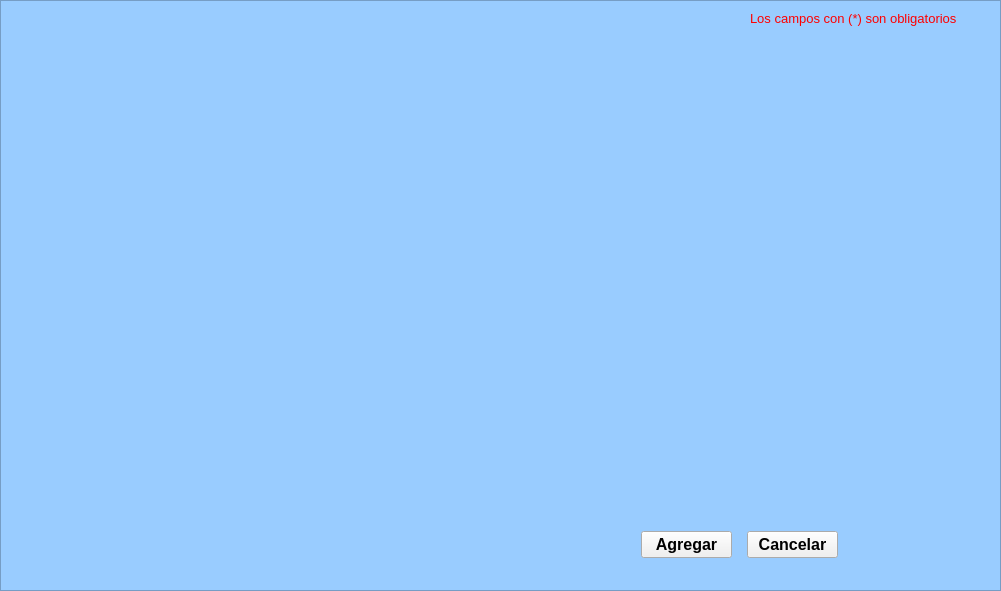
    <widget class="QFrame" name="frame_agregar">
     <property name="geometry">
      <rect>
       <x>-1</x>
       <y>-1</y>
       <width>1001</width>
       <height>591</height>
      </rect>
     </property>
     <property name="styleSheet">
      <string notr="true">QFrame{background-color:rgb(153,204,255)}</string>
     </property>
     <property name="frameShape">
      <enum>QFrame::StyledPanel</enum>
     </property>
     <property name="frameShadow">
      <enum>QFrame::Raised</enum>
     </property>
     <widget class="QLabel" name="label_2">
      <property name="geometry">
       <rect>
        <x>750</x>
        <y>10</y>
        <width>221</width>
        <height>16</height>
       </rect>
      </property>
      <property name="font">
       <font>
        <pointsize>10</pointsize>
       </font>
      </property>
      <property name="styleSheet">
       <string notr="true">QLabel{color: rgb(255, 0, 0)}</string>
      </property>
      <property name="text">
       <string>Los campos con (*) son obligatorios</string>
      </property>
     </widget>
     <widget class="QPushButton" name="BotonCancelar">
      <property name="geometry">
       <rect>
        <x>747</x>
        <y>531</y>
        <width>91</width>
        <height>27</height>
       </rect>
      </property>
      <property name="maximumSize">
       <size>
        <width>200</width>
        <height>30</height>
       </size>
      </property>
      <property name="palette">
       <palette>
        <active>
         <colorrole role="WindowText">
          <brush brushstyle="SolidPattern">
           <color alpha="255">
            <red>0</red>
            <green>0</green>
            <blue>0</blue>
           </color>
          </brush>
         </colorrole>
         <colorrole role="Button">
          <brush brushstyle="SolidPattern">
           <color alpha="255">
            <red>240</red>
            <green>240</green>
            <blue>240</blue>
           </color>
          </brush>
         </colorrole>
         <colorrole role="Light">
          <brush brushstyle="SolidPattern">
           <color alpha="255">
            <red>255</red>
            <green>255</green>
            <blue>255</blue>
           </color>
          </brush>
         </colorrole>
         <colorrole role="Midlight">
          <brush brushstyle="SolidPattern">
           <color alpha="255">
            <red>247</red>
            <green>247</green>
            <blue>247</blue>
           </color>
          </brush>
         </colorrole>
         <colorrole role="Dark">
          <brush brushstyle="SolidPattern">
           <color alpha="255">
            <red>120</red>
            <green>120</green>
            <blue>120</blue>
           </color>
          </brush>
         </colorrole>
         <colorrole role="Mid">
          <brush brushstyle="SolidPattern">
           <color alpha="255">
            <red>160</red>
            <green>160</green>
            <blue>160</blue>
           </color>
          </brush>
         </colorrole>
         <colorrole role="Text">
          <brush brushstyle="SolidPattern">
           <color alpha="255">
            <red>0</red>
            <green>0</green>
            <blue>0</blue>
           </color>
          </brush>
         </colorrole>
         <colorrole role="BrightText">
          <brush brushstyle="SolidPattern">
           <color alpha="255">
            <red>255</red>
            <green>255</green>
            <blue>255</blue>
           </color>
          </brush>
         </colorrole>
         <colorrole role="ButtonText">
          <brush brushstyle="SolidPattern">
           <color alpha="255">
            <red>0</red>
            <green>0</green>
            <blue>0</blue>
           </color>
          </brush>
         </colorrole>
         <colorrole role="Base">
          <brush brushstyle="SolidPattern">
           <color alpha="255">
            <red>255</red>
            <green>255</green>
            <blue>255</blue>
           </color>
          </brush>
         </colorrole>
         <colorrole role="Window">
          <brush brushstyle="SolidPattern">
           <color alpha="255">
            <red>240</red>
            <green>240</green>
            <blue>240</blue>
           </color>
          </brush>
         </colorrole>
         <colorrole role="Shadow">
          <brush brushstyle="SolidPattern">
           <color alpha="255">
            <red>0</red>
            <green>0</green>
            <blue>0</blue>
           </color>
          </brush>
         </colorrole>
         <colorrole role="AlternateBase">
          <brush brushstyle="SolidPattern">
           <color alpha="255">
            <red>247</red>
            <green>247</green>
            <blue>247</blue>
           </color>
          </brush>
         </colorrole>
         <colorrole role="ToolTipBase">
          <brush brushstyle="SolidPattern">
           <color alpha="255">
            <red>255</red>
            <green>255</green>
            <blue>220</blue>
           </color>
          </brush>
         </colorrole>
         <colorrole role="ToolTipText">
          <brush brushstyle="SolidPattern">
           <color alpha="255">
            <red>0</red>
            <green>0</green>
            <blue>0</blue>
           </color>
          </brush>
         </colorrole>
        </active>
        <inactive>
         <colorrole role="WindowText">
          <brush brushstyle="SolidPattern">
           <color alpha="255">
            <red>0</red>
            <green>0</green>
            <blue>0</blue>
           </color>
          </brush>
         </colorrole>
         <colorrole role="Button">
          <brush brushstyle="SolidPattern">
           <color alpha="255">
            <red>240</red>
            <green>240</green>
            <blue>240</blue>
           </color>
          </brush>
         </colorrole>
         <colorrole role="Light">
          <brush brushstyle="SolidPattern">
           <color alpha="255">
            <red>255</red>
            <green>255</green>
            <blue>255</blue>
           </color>
          </brush>
         </colorrole>
         <colorrole role="Midlight">
          <brush brushstyle="SolidPattern">
           <color alpha="255">
            <red>247</red>
            <green>247</green>
            <blue>247</blue>
           </color>
          </brush>
         </colorrole>
         <colorrole role="Dark">
          <brush brushstyle="SolidPattern">
           <color alpha="255">
            <red>120</red>
            <green>120</green>
            <blue>120</blue>
           </color>
          </brush>
         </colorrole>
         <colorrole role="Mid">
          <brush brushstyle="SolidPattern">
           <color alpha="255">
            <red>160</red>
            <green>160</green>
            <blue>160</blue>
           </color>
          </brush>
         </colorrole>
         <colorrole role="Text">
          <brush brushstyle="SolidPattern">
           <color alpha="255">
            <red>0</red>
            <green>0</green>
            <blue>0</blue>
           </color>
          </brush>
         </colorrole>
         <colorrole role="BrightText">
          <brush brushstyle="SolidPattern">
           <color alpha="255">
            <red>255</red>
            <green>255</green>
            <blue>255</blue>
           </color>
          </brush>
         </colorrole>
         <colorrole role="ButtonText">
          <brush brushstyle="SolidPattern">
           <color alpha="255">
            <red>0</red>
            <green>0</green>
            <blue>0</blue>
           </color>
          </brush>
         </colorrole>
         <colorrole role="Base">
          <brush brushstyle="SolidPattern">
           <color alpha="255">
            <red>255</red>
            <green>255</green>
            <blue>255</blue>
           </color>
          </brush>
         </colorrole>
         <colorrole role="Window">
          <brush brushstyle="SolidPattern">
           <color alpha="255">
            <red>240</red>
            <green>240</green>
            <blue>240</blue>
           </color>
          </brush>
         </colorrole>
         <colorrole role="Shadow">
          <brush brushstyle="SolidPattern">
           <color alpha="255">
            <red>0</red>
            <green>0</green>
            <blue>0</blue>
           </color>
          </brush>
         </colorrole>
         <colorrole role="AlternateBase">
          <brush brushstyle="SolidPattern">
           <color alpha="255">
            <red>247</red>
            <green>247</green>
            <blue>247</blue>
           </color>
          </brush>
         </colorrole>
         <colorrole role="ToolTipBase">
          <brush brushstyle="SolidPattern">
           <color alpha="255">
            <red>255</red>
            <green>255</green>
            <blue>220</blue>
           </color>
          </brush>
         </colorrole>
         <colorrole role="ToolTipText">
          <brush brushstyle="SolidPattern">
           <color alpha="255">
            <red>0</red>
            <green>0</green>
            <blue>0</blue>
           </color>
          </brush>
         </colorrole>
        </inactive>
        <disabled>
         <colorrole role="WindowText">
          <brush brushstyle="SolidPattern">
           <color alpha="255">
            <red>120</red>
            <green>120</green>
            <blue>120</blue>
           </color>
          </brush>
         </colorrole>
         <colorrole role="Button">
          <brush brushstyle="SolidPattern">
           <color alpha="255">
            <red>240</red>
            <green>240</green>
            <blue>240</blue>
           </color>
          </brush>
         </colorrole>
         <colorrole role="Light">
          <brush brushstyle="SolidPattern">
           <color alpha="255">
            <red>255</red>
            <green>255</green>
            <blue>255</blue>
           </color>
          </brush>
         </colorrole>
         <colorrole role="Midlight">
          <brush brushstyle="SolidPattern">
           <color alpha="255">
            <red>247</red>
            <green>247</green>
            <blue>247</blue>
           </color>
          </brush>
         </colorrole>
         <colorrole role="Dark">
          <brush brushstyle="SolidPattern">
           <color alpha="255">
            <red>120</red>
            <green>120</green>
            <blue>120</blue>
           </color>
          </brush>
         </colorrole>
         <colorrole role="Mid">
          <brush brushstyle="SolidPattern">
           <color alpha="255">
            <red>160</red>
            <green>160</green>
            <blue>160</blue>
           </color>
          </brush>
         </colorrole>
         <colorrole role="Text">
          <brush brushstyle="SolidPattern">
           <color alpha="255">
            <red>120</red>
            <green>120</green>
            <blue>120</blue>
           </color>
          </brush>
         </colorrole>
         <colorrole role="BrightText">
          <brush brushstyle="SolidPattern">
           <color alpha="255">
            <red>255</red>
            <green>255</green>
            <blue>255</blue>
           </color>
          </brush>
         </colorrole>
         <colorrole role="ButtonText">
          <brush brushstyle="SolidPattern">
           <color alpha="255">
            <red>120</red>
            <green>120</green>
            <blue>120</blue>
           </color>
          </brush>
         </colorrole>
         <colorrole role="Base">
          <brush brushstyle="SolidPattern">
           <color alpha="255">
            <red>240</red>
            <green>240</green>
            <blue>240</blue>
           </color>
          </brush>
         </colorrole>
         <colorrole role="Window">
          <brush brushstyle="SolidPattern">
           <color alpha="255">
            <red>240</red>
            <green>240</green>
            <blue>240</blue>
           </color>
          </brush>
         </colorrole>
         <colorrole role="Shadow">
          <brush brushstyle="SolidPattern">
           <color alpha="255">
            <red>0</red>
            <green>0</green>
            <blue>0</blue>
           </color>
          </brush>
         </colorrole>
         <colorrole role="AlternateBase">
          <brush brushstyle="SolidPattern">
           <color alpha="255">
            <red>240</red>
            <green>240</green>
            <blue>240</blue>
           </color>
          </brush>
         </colorrole>
         <colorrole role="ToolTipBase">
          <brush brushstyle="SolidPattern">
           <color alpha="255">
            <red>255</red>
            <green>255</green>
            <blue>220</blue>
           </color>
          </brush>
         </colorrole>
         <colorrole role="ToolTipText">
          <brush brushstyle="SolidPattern">
           <color alpha="255">
            <red>0</red>
            <green>0</green>
            <blue>0</blue>
           </color>
          </brush>
         </colorrole>
        </disabled>
       </palette>
      </property>
      <property name="font">
       <font>
        <pointsize>12</pointsize>
        <weight>75</weight>
        <bold>true</bold>
       </font>
      </property>
      <property name="text">
       <string>Cancelar</string>
      </property>
     </widget>
     <widget class="QPushButton" name="BotonAgregar">
      <property name="geometry">
       <rect>
        <x>641</x>
        <y>531</y>
        <width>91</width>
        <height>27</height>
       </rect>
      </property>
      <property name="maximumSize">
       <size>
        <width>200</width>
        <height>30</height>
       </size>
      </property>
      <property name="palette">
       <palette>
        <active>
         <colorrole role="WindowText">
          <brush brushstyle="SolidPattern">
           <color alpha="255">
            <red>0</red>
            <green>0</green>
            <blue>0</blue>
           </color>
          </brush>
         </colorrole>
         <colorrole role="Button">
          <brush brushstyle="SolidPattern">
           <color alpha="255">
            <red>240</red>
            <green>240</green>
            <blue>240</blue>
           </color>
          </brush>
         </colorrole>
         <colorrole role="Light">
          <brush brushstyle="SolidPattern">
           <color alpha="255">
            <red>255</red>
            <green>255</green>
            <blue>255</blue>
           </color>
          </brush>
         </colorrole>
         <colorrole role="Midlight">
          <brush brushstyle="SolidPattern">
           <color alpha="255">
            <red>247</red>
            <green>247</green>
            <blue>247</blue>
           </color>
          </brush>
         </colorrole>
         <colorrole role="Dark">
          <brush brushstyle="SolidPattern">
           <color alpha="255">
            <red>120</red>
            <green>120</green>
            <blue>120</blue>
           </color>
          </brush>
         </colorrole>
         <colorrole role="Mid">
          <brush brushstyle="SolidPattern">
           <color alpha="255">
            <red>160</red>
            <green>160</green>
            <blue>160</blue>
           </color>
          </brush>
         </colorrole>
         <colorrole role="Text">
          <brush brushstyle="SolidPattern">
           <color alpha="255">
            <red>0</red>
            <green>0</green>
            <blue>0</blue>
           </color>
          </brush>
         </colorrole>
         <colorrole role="BrightText">
          <brush brushstyle="SolidPattern">
           <color alpha="255">
            <red>255</red>
            <green>255</green>
            <blue>255</blue>
           </color>
          </brush>
         </colorrole>
         <colorrole role="ButtonText">
          <brush brushstyle="SolidPattern">
           <color alpha="255">
            <red>0</red>
            <green>0</green>
            <blue>0</blue>
           </color>
          </brush>
         </colorrole>
         <colorrole role="Base">
          <brush brushstyle="SolidPattern">
           <color alpha="255">
            <red>255</red>
            <green>255</green>
            <blue>255</blue>
           </color>
          </brush>
         </colorrole>
         <colorrole role="Window">
          <brush brushstyle="SolidPattern">
           <color alpha="255">
            <red>240</red>
            <green>240</green>
            <blue>240</blue>
           </color>
          </brush>
         </colorrole>
         <colorrole role="Shadow">
          <brush brushstyle="SolidPattern">
           <color alpha="255">
            <red>0</red>
            <green>0</green>
            <blue>0</blue>
           </color>
          </brush>
         </colorrole>
         <colorrole role="AlternateBase">
          <brush brushstyle="SolidPattern">
           <color alpha="255">
            <red>247</red>
            <green>247</green>
            <blue>247</blue>
           </color>
          </brush>
         </colorrole>
         <colorrole role="ToolTipBase">
          <brush brushstyle="SolidPattern">
           <color alpha="255">
            <red>255</red>
            <green>255</green>
            <blue>220</blue>
           </color>
          </brush>
         </colorrole>
         <colorrole role="ToolTipText">
          <brush brushstyle="SolidPattern">
           <color alpha="255">
            <red>0</red>
            <green>0</green>
            <blue>0</blue>
           </color>
          </brush>
         </colorrole>
        </active>
        <inactive>
         <colorrole role="WindowText">
          <brush brushstyle="SolidPattern">
           <color alpha="255">
            <red>0</red>
            <green>0</green>
            <blue>0</blue>
           </color>
          </brush>
         </colorrole>
         <colorrole role="Button">
          <brush brushstyle="SolidPattern">
           <color alpha="255">
            <red>240</red>
            <green>240</green>
            <blue>240</blue>
           </color>
          </brush>
         </colorrole>
         <colorrole role="Light">
          <brush brushstyle="SolidPattern">
           <color alpha="255">
            <red>255</red>
            <green>255</green>
            <blue>255</blue>
           </color>
          </brush>
         </colorrole>
         <colorrole role="Midlight">
          <brush brushstyle="SolidPattern">
           <color alpha="255">
            <red>247</red>
            <green>247</green>
            <blue>247</blue>
           </color>
          </brush>
         </colorrole>
         <colorrole role="Dark">
          <brush brushstyle="SolidPattern">
           <color alpha="255">
            <red>120</red>
            <green>120</green>
            <blue>120</blue>
           </color>
          </brush>
         </colorrole>
         <colorrole role="Mid">
          <brush brushstyle="SolidPattern">
           <color alpha="255">
            <red>160</red>
            <green>160</green>
            <blue>160</blue>
           </color>
          </brush>
         </colorrole>
         <colorrole role="Text">
          <brush brushstyle="SolidPattern">
           <color alpha="255">
            <red>0</red>
            <green>0</green>
            <blue>0</blue>
           </color>
          </brush>
         </colorrole>
         <colorrole role="BrightText">
          <brush brushstyle="SolidPattern">
           <color alpha="255">
            <red>255</red>
            <green>255</green>
            <blue>255</blue>
           </color>
          </brush>
         </colorrole>
         <colorrole role="ButtonText">
          <brush brushstyle="SolidPattern">
           <color alpha="255">
            <red>0</red>
            <green>0</green>
            <blue>0</blue>
           </color>
          </brush>
         </colorrole>
         <colorrole role="Base">
          <brush brushstyle="SolidPattern">
           <color alpha="255">
            <red>255</red>
            <green>255</green>
            <blue>255</blue>
           </color>
          </brush>
         </colorrole>
         <colorrole role="Window">
          <brush brushstyle="SolidPattern">
           <color alpha="255">
            <red>240</red>
            <green>240</green>
            <blue>240</blue>
           </color>
          </brush>
         </colorrole>
         <colorrole role="Shadow">
          <brush brushstyle="SolidPattern">
           <color alpha="255">
            <red>0</red>
            <green>0</green>
            <blue>0</blue>
           </color>
          </brush>
         </colorrole>
         <colorrole role="AlternateBase">
          <brush brushstyle="SolidPattern">
           <color alpha="255">
            <red>247</red>
            <green>247</green>
            <blue>247</blue>
           </color>
          </brush>
         </colorrole>
         <colorrole role="ToolTipBase">
          <brush brushstyle="SolidPattern">
           <color alpha="255">
            <red>255</red>
            <green>255</green>
            <blue>220</blue>
           </color>
          </brush>
         </colorrole>
         <colorrole role="ToolTipText">
          <brush brushstyle="SolidPattern">
           <color alpha="255">
            <red>0</red>
            <green>0</green>
            <blue>0</blue>
           </color>
          </brush>
         </colorrole>
        </inactive>
        <disabled>
         <colorrole role="WindowText">
          <brush brushstyle="SolidPattern">
           <color alpha="255">
            <red>120</red>
            <green>120</green>
            <blue>120</blue>
           </color>
          </brush>
         </colorrole>
         <colorrole role="Button">
          <brush brushstyle="SolidPattern">
           <color alpha="255">
            <red>240</red>
            <green>240</green>
            <blue>240</blue>
           </color>
          </brush>
         </colorrole>
         <colorrole role="Light">
          <brush brushstyle="SolidPattern">
           <color alpha="255">
            <red>255</red>
            <green>255</green>
            <blue>255</blue>
           </color>
          </brush>
         </colorrole>
         <colorrole role="Midlight">
          <brush brushstyle="SolidPattern">
           <color alpha="255">
            <red>247</red>
            <green>247</green>
            <blue>247</blue>
           </color>
          </brush>
         </colorrole>
         <colorrole role="Dark">
          <brush brushstyle="SolidPattern">
           <color alpha="255">
            <red>120</red>
            <green>120</green>
            <blue>120</blue>
           </color>
          </brush>
         </colorrole>
         <colorrole role="Mid">
          <brush brushstyle="SolidPattern">
           <color alpha="255">
            <red>160</red>
            <green>160</green>
            <blue>160</blue>
           </color>
          </brush>
         </colorrole>
         <colorrole role="Text">
          <brush brushstyle="SolidPattern">
           <color alpha="255">
            <red>120</red>
            <green>120</green>
            <blue>120</blue>
           </color>
          </brush>
         </colorrole>
         <colorrole role="BrightText">
          <brush brushstyle="SolidPattern">
           <color alpha="255">
            <red>255</red>
            <green>255</green>
            <blue>255</blue>
           </color>
          </brush>
         </colorrole>
         <colorrole role="ButtonText">
          <brush brushstyle="SolidPattern">
           <color alpha="255">
            <red>120</red>
            <green>120</green>
            <blue>120</blue>
           </color>
          </brush>
         </colorrole>
         <colorrole role="Base">
          <brush brushstyle="SolidPattern">
           <color alpha="255">
            <red>240</red>
            <green>240</green>
            <blue>240</blue>
           </color>
          </brush>
         </colorrole>
         <colorrole role="Window">
          <brush brushstyle="SolidPattern">
           <color alpha="255">
            <red>240</red>
            <green>240</green>
            <blue>240</blue>
           </color>
          </brush>
         </colorrole>
         <colorrole role="Shadow">
          <brush brushstyle="SolidPattern">
           <color alpha="255">
            <red>0</red>
            <green>0</green>
            <blue>0</blue>
           </color>
          </brush>
         </colorrole>
         <colorrole role="AlternateBase">
          <brush brushstyle="SolidPattern">
           <color alpha="255">
            <red>240</red>
            <green>240</green>
            <blue>240</blue>
           </color>
          </brush>
         </colorrole>
         <colorrole role="ToolTipBase">
          <brush brushstyle="SolidPattern">
           <color alpha="255">
            <red>255</red>
            <green>255</green>
            <blue>220</blue>
           </color>
          </brush>
         </colorrole>
         <colorrole role="ToolTipText">
          <brush brushstyle="SolidPattern">
           <color alpha="255">
            <red>0</red>
            <green>0</green>
            <blue>0</blue>
           </color>
          </brush>
         </colorrole>
        </disabled>
       </palette>
      </property>
      <property name="font">
       <font>
        <pointsize>12</pointsize>
        <weight>75</weight>
        <bold>true</bold>
       </font>
      </property>
      <property name="text">
       <string>Agregar</string>
      </property>
     </widget>
    </widget>
